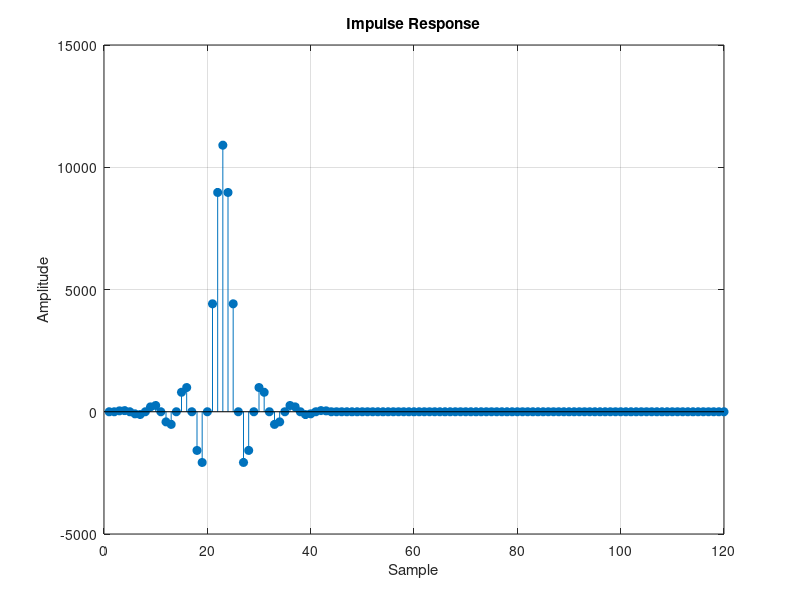

Reproduce this figure in MATLAB.
clc;
clear;
close all;

y = load('output_samples.txt');

fprintf('\nFirst 120 Output Samples\n');
fprintf('------------------------\n');

disp(y(1:120));

figure;
stem(y(1:120),'filled');
grid on;

xlabel('Sample');
ylabel('Amplitude');
title('Impulse Response');
